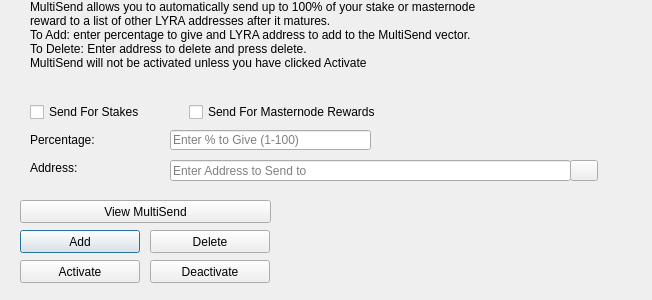
<?xml version="1.0" encoding="UTF-8"?>
<ui version="4.0">
 <class>MultiSendDialog</class>
 <widget class="QDialog" name="MultiSendDialog">
  <property name="windowModality">
   <enum>Qt::NonModal</enum>
  </property>
  <property name="geometry">
   <rect>
    <x>0</x>
    <y>0</y>
    <width>652</width>
    <height>300</height>
   </rect>
  </property>
  <property name="windowTitle">
   <string>MultiSend</string>
  </property>
  <widget class="QLineEdit" name="multiSendPercentEdit">
   <property name="geometry">
    <rect>
     <x>170</x>
     <y>130</y>
     <width>201</width>
     <height>20</height>
    </rect>
   </property>
   <property name="toolTip">
    <string>Enter whole numbers 1 - 100</string>
   </property>
   <property name="placeholderText">
    <string>Enter % to Give (1-100)</string>
   </property>
  </widget>
  <widget class="QLineEdit" name="multiSendAddressEdit">
   <property name="geometry">
    <rect>
     <x>170</x>
     <y>160</y>
     <width>401</width>
     <height>21</height>
    </rect>
   </property>
   <property name="toolTip">
    <string/>
   </property>
   <property name="placeholderText">
    <string>Enter Address to Send to</string>
   </property>
  </widget>
  <widget class="QLabel" name="label_2">
   <property name="geometry">
    <rect>
     <x>30</x>
     <y>0</y>
     <width>451</width>
     <height>121</height>
    </rect>
   </property>
   <property name="lineWidth">
    <number>1</number>
   </property>
   <property name="text">
    <string>MultiSend allows you to automatically send up to 100% of your stake or masternode reward to a list of other LYRA addresses after it matures.
To Add: enter percentage to give and LYRA address to add to the MultiSend vector.
To Delete: Enter address to delete and press delete.
MultiSend will not be activated unless you have clicked Activate</string>
   </property>
   <property name="alignment">
    <set>Qt::AlignLeading|Qt::AlignLeft|Qt::AlignTop</set>
   </property>
   <property name="wordWrap">
    <bool>true</bool>
   </property>
  </widget>
  <widget class="QLabel" name="message">
   <property name="geometry">
    <rect>
     <x>290</x>
     <y>200</y>
     <width>351</width>
     <height>91</height>
    </rect>
   </property>
   <property name="text">
    <string/>
   </property>
  </widget>
  <widget class="QPushButton" name="addButton">
   <property name="geometry">
    <rect>
     <x>20</x>
     <y>230</y>
     <width>120</width>
     <height>23</height>
    </rect>
   </property>
   <property name="toolTip">
    <string/>
   </property>
   <property name="statusTip">
    <string>Add to MultiSend Vector</string>
   </property>
   <property name="text">
    <string>Add</string>
   </property>
  </widget>
  <widget class="QPushButton" name="disableButton">
   <property name="geometry">
    <rect>
     <x>150</x>
     <y>260</y>
     <width>120</width>
     <height>23</height>
    </rect>
   </property>
   <property name="statusTip">
    <string>Deactivate MultiSend</string>
   </property>
   <property name="text">
    <string>Deactivate</string>
   </property>
  </widget>
  <widget class="QPushButton" name="addressBookButton">
   <property name="geometry">
    <rect>
     <x>570</x>
     <y>160</y>
     <width>28</width>
     <height>21</height>
    </rect>
   </property>
   <property name="toolTip">
    <string>Choose an address from the address book</string>
   </property>
   <property name="text">
    <string/>
   </property>
   <property name="icon">
    <iconset resource="../lyra.qrc">
     <normaloff>:/icons/address-book</normaloff>:/icons/address-book</iconset>
   </property>
   <property name="shortcut">
    <string>Alt+A</string>
   </property>
   <property name="autoDefault">
    <bool>false</bool>
   </property>
  </widget>
  <widget class="QLabel" name="label">
   <property name="geometry">
    <rect>
     <x>30</x>
     <y>130</y>
     <width>121</width>
     <height>20</height>
    </rect>
   </property>
   <property name="toolTip">
    <string>Percentage of stake to send</string>
   </property>
   <property name="text">
    <string>Percentage:</string>
   </property>
  </widget>
  <widget class="QLabel" name="label_5">
   <property name="geometry">
    <rect>
     <x>30</x>
     <y>160</y>
     <width>111</width>
     <height>16</height>
    </rect>
   </property>
   <property name="toolTip">
    <string>Address to send portion of stake to</string>
   </property>
   <property name="text">
    <string>Address:</string>
   </property>
  </widget>
  <widget class="QPushButton" name="deleteButton">
   <property name="geometry">
    <rect>
     <x>150</x>
     <y>230</y>
     <width>120</width>
     <height>23</height>
    </rect>
   </property>
   <property name="toolTip">
    <string/>
   </property>
   <property name="statusTip">
    <string>Delete Address From MultiSend Vector</string>
   </property>
   <property name="text">
    <string>Delete</string>
   </property>
  </widget>
  <widget class="QPushButton" name="activateButton">
   <property name="geometry">
    <rect>
     <x>20</x>
     <y>260</y>
     <width>120</width>
     <height>23</height>
    </rect>
   </property>
   <property name="statusTip">
    <string>Activate MultiSend</string>
   </property>
   <property name="text">
    <string>Activate</string>
   </property>
  </widget>
  <widget class="QPushButton" name="viewButton">
   <property name="geometry">
    <rect>
     <x>20</x>
     <y>200</y>
     <width>251</width>
     <height>23</height>
    </rect>
   </property>
   <property name="toolTip">
    <string/>
   </property>
   <property name="statusTip">
    <string>View MultiSend Vector</string>
   </property>
   <property name="text">
    <string>View MultiSend</string>
   </property>
  </widget>
  <widget class="QWidget" name="horizontalLayoutWidget">
   <property name="geometry">
    <rect>
     <x>30</x>
     <y>100</y>
     <width>351</width>
     <height>24</height>
    </rect>
   </property>
   <layout class="QHBoxLayout" name="horizontalLayout">
    <item>
     <widget class="QCheckBox" name="multiSendStakeCheckBox">
      <property name="text">
       <string>Send For Stakes</string>
      </property>
     </widget>
    </item>
    <item>
     <widget class="QCheckBox" name="multiSendMasternodeCheckBox">
      <property name="text">
       <string>Send For Masternode Rewards</string>
      </property>
     </widget>
    </item>
   </layout>
  </widget>
 </widget>
 <resources>
  <include location="../lyra.qrc"/>
 </resources>
 <connections/>
</ui>
